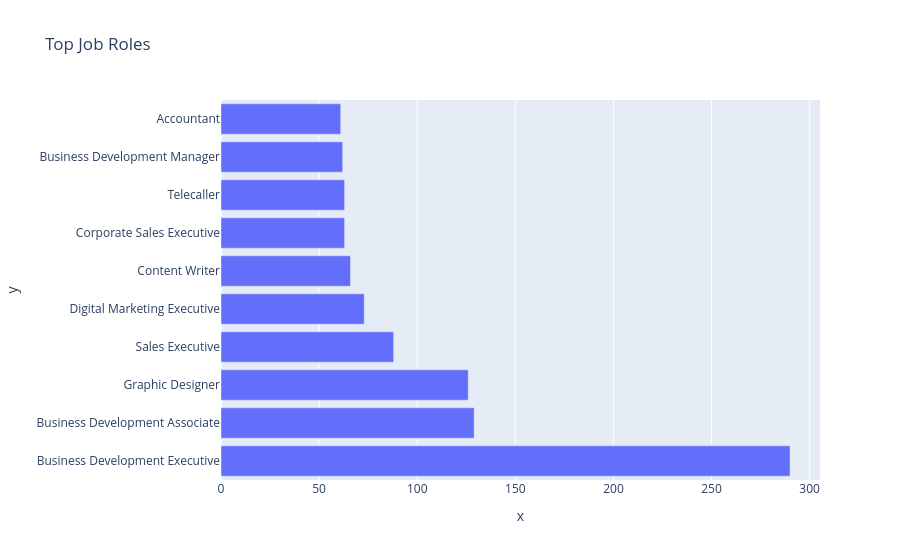

The notebook cell this image was saved under:
### Code cell
fig = px.bar(
    x=top_roles.values,
    y=top_roles.index,
    orientation='h',
    title="Top Job Roles"
)
fig.show()

### Figure 1 — Plotly figure (JSON) as saved in the notebook; plotly's stock layout.template omitted (floating-point values rounded to 4 significant figures)
{"data": [{"hovertemplate": "x=%{x}<br>y=%{y}<extra></extra>", "legendgroup": "", "marker": {"color": "#636efa", "pattern": {"shape": ""}}, "name": "", "orientation": "h", "showlegend": false, "textposition": "auto", "type": "bar", "x": [290, 129, 126, 88, 73, 66, 63, 63, 62, 61], "xaxis": "x", "y": ["Business Development Executive", "Business Development Associate", "Graphic Designer", "Sales Executive", "Digital Marketing Executive", "Content Writer", "Corporate Sales Executive", "Telecaller", "Business Development Manager", "Accountant"], "yaxis": "y"}], "layout": {"barmode": "relative", "legend": {"tracegroupgap": 0}, "title": {"text": "Top Job Roles"}, "xaxis": {"anchor": "y", "domain": [0, 1], "title": {"text": "x"}}, "yaxis": {"anchor": "x", "domain": [0, 1], "title": {"text": "y"}}}}
